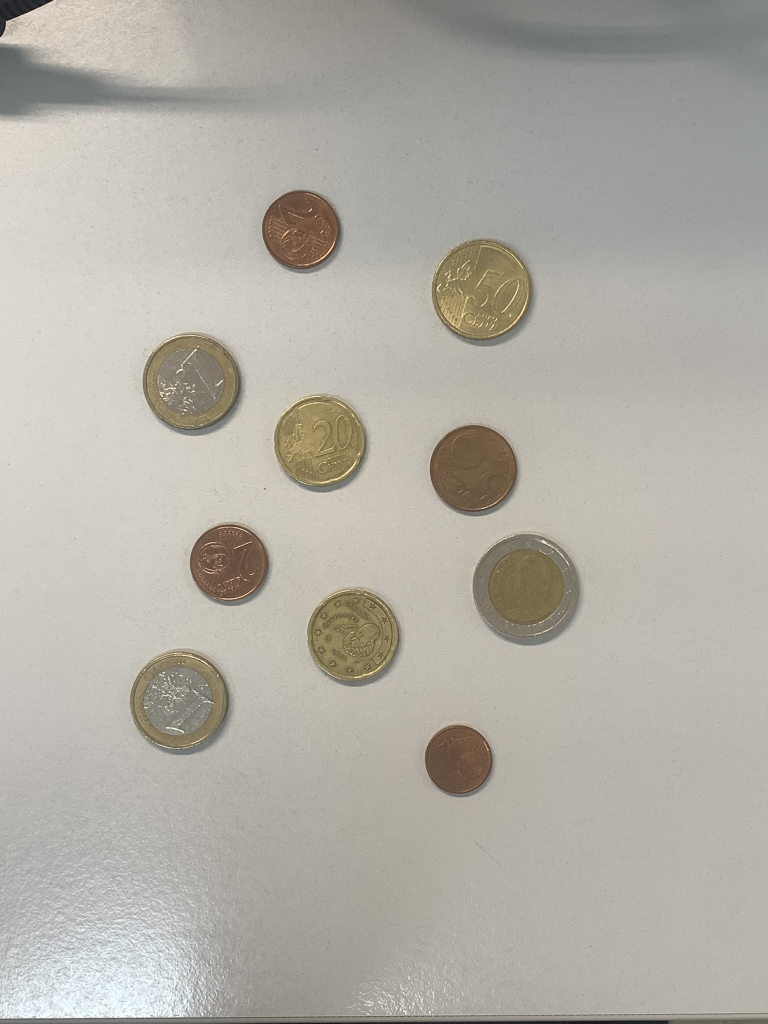
#> input picture moneditas.JPEG, 1536 x 2048 px (shown at 1/2 size)
$ python ejercicio1.py
#> lines starting #> are read from the running program, lines starting #| are printed output that depends on the picture
import cv2
import numpy as np

img = cv2.imread('moneditas.JPEG')
#> img is the input picture: shape (2048, 1536, 3); mean B, G, R 165.3, 174, 177.6

gris = cv2.cvtColor(img, cv2.COLOR_BGR2GRAY)
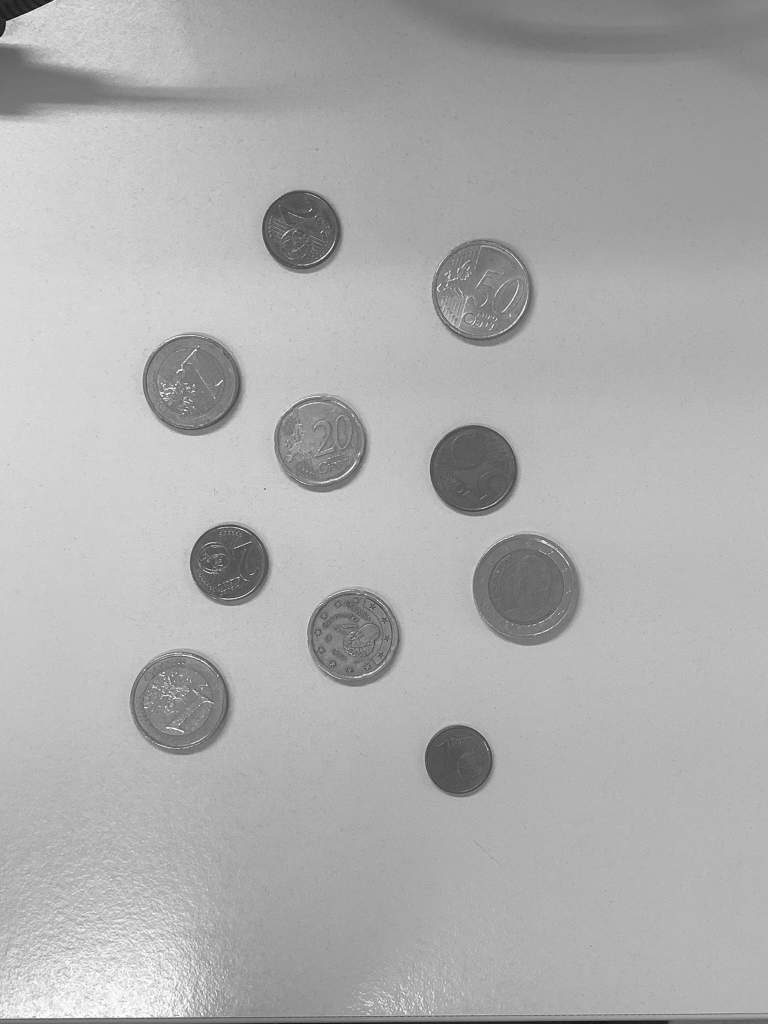
#> gris: shape (2048, 1536) (shown at 1/2 size); min 3, max 255, mean 174
pimg = cv2.GaussianBlur(gris, (3, 3), 0)

circ = cv2.HoughCircles(
    pimg,
    cv2.HOUGH_GRADIENT,
    1,
    150,
    param1=145,
    param2=65,
    minRadius=50,
    maxRadius=120
)
#> circ = [[381.5, 762.5, 97.1], [961.5, 579.5, 95.1], [355.5, 1404.5, 96.5], [705.5, 1268.5, 90.2], [637.5, 880.5, 90.3], [600.5, 460.5, 77.7], [457.5, 1125.5, 78.2], [1051.5, 1175.5, 106.6], [916.5, 1519.5, 68], [948.5, 942.5, 89.7]]

monedas = {
    .01: 1626,
    .02: 1875,
    .05: 2125,
    .1: 1975,
    .2: 2225,
    .5: 2425,
    1: 2325,
    2: 2575
}

def distance(circle, x, y):
    return np.sqrt((x - circle[0]) ** 2 + (y - circle[1]) ** 2)

def click_event(event, x, y, a, b):
    if event == cv2.EVENT_LBUTTONDOWN:
        x *= 2.5
        y *= 2.5
        for c in circ[0]:
            if distance(c, x, y) <= c[2]:
                count_money(c[2])
                return

def count_money(euro1radius):
    correlation = monedas[1] / euro1radius
    result = {
        .01: 0,
        .02: 0,
        .05: 0,
        .1: 0,
        .2: 0,
        .5: 0,
        1: 0,
        2: 0
    }
    for c in circ[0]:
        radius = c[2]
        moneda = min(monedas, key=lambda x:abs(monedas[x] - (correlation * radius)))
        result[moneda] += 1

    count_result(result)

def count_result(result):
    total_money = 0
    for k, v in result.items():
        if v > 0:
            print(f"Hay {v} monedas de {k}€")
            total_money += v * k * 100
    print(f"Hay {total_money / 100}€")

def draw_and_show(nimg):
    for det in circ[0]:
        x_coor, y_coor, det_radio = det
        cv2.circle(nimg, (int(x_coor), int(y_coor)),
                   int(det_radio), (0, 255, 0), 2)
#> this loop made 10 passes
    cv2.imshow('Monedas', cv2.resize(nimg, (0, 0), fx=0.4, fy=0.4))
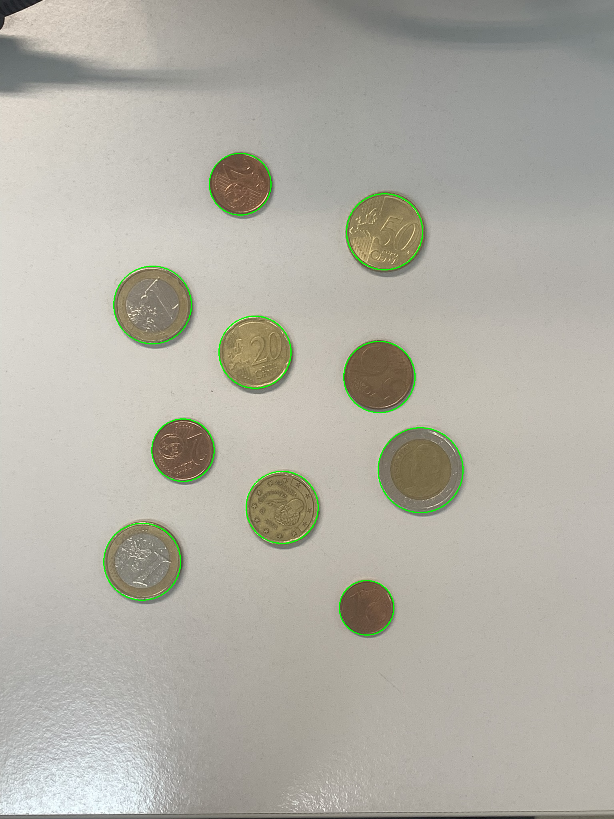
#> window 'Monedas': shape (819, 614, 3); mean B, G, R 164.7, 174.6, 176.8
    cv2.setMouseCallback('Monedas', click_event)
    cv2.waitKey(0)
    cv2.destroyAllWindows()


draw_and_show(img)
